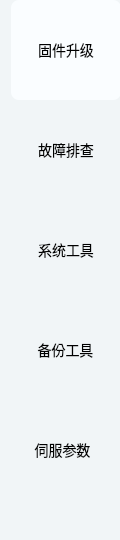
      <widget class="QWidget" name="widgetFuncSelection" native="true">
       <property name="sizePolicy">
        <sizepolicy hsizetype="Fixed" vsizetype="Preferred">
         <horstretch>0</horstretch>
         <verstretch>0</verstretch>
        </sizepolicy>
       </property>
       <property name="minimumSize">
        <size>
         <width>120</width>
         <height>0</height>
        </size>
       </property>
       <property name="maximumSize">
        <size>
         <width>120</width>
         <height>16777215</height>
        </size>
       </property>
       <property name="styleSheet">
        <string notr="true">background-color: rgb(241, 245, 247);</string>
       </property>
       <layout class="QVBoxLayout" name="verticalLayout">
        <property name="spacing">
         <number>0</number>
        </property>
        <property name="topMargin">
         <number>0</number>
        </property>
        <property name="rightMargin">
         <number>0</number>
        </property>
        <property name="bottomMargin">
         <number>0</number>
        </property>
        <item>
         <widget class="QWidget" name="widgetFirmwareUpgrade" native="true">
          <property name="sizePolicy">
           <sizepolicy hsizetype="Preferred" vsizetype="Preferred">
            <horstretch>0</horstretch>
            <verstretch>0</verstretch>
           </sizepolicy>
          </property>
          <property name="minimumSize">
           <size>
            <width>110</width>
            <height>100</height>
           </size>
          </property>
          <property name="maximumSize">
           <size>
            <width>110</width>
            <height>100</height>
           </size>
          </property>
          <property name="styleSheet">
           <string notr="true">background-color: rgb(250, 253, 255);
border-radius: 8px 8px 8px 8px;</string>
          </property>
          <layout class="QGridLayout" name="gridLayout_15">
           <item row="0" column="0">
            <layout class="QGridLayout" name="gridLayout_16">
             <property name="spacing">
              <number>0</number>
             </property>
             <item row="0" column="0" rowspan="2">
              <widget class="QToolButton" name="btnFirmwareUpgrade">
               <property name="minimumSize">
                <size>
                 <width>80</width>
                 <height>65</height>
                </size>
               </property>
               <property name="font">
                <font>
                 <family>Arial</family>
                 <pointsize>-1</pointsize>
                 <weight>43</weight>
                 <bold>false</bold>
                </font>
               </property>
               <property name="styleSheet">
                <string notr="true">font-size: 14px;
font-weight: 350;</string>
               </property>
               <property name="text">
                <string>固件升级</string>
               </property>
               <property name="icon">
                <iconset resource="resource.qrc">
                 <normaloff>:/image/images2/icon_firmwareUpgrade_normal.png</normaloff>
                 <normalon>:/image/images2/icon_firmwareUpgrade_selected.png</normalon>
                 <disabledon>:/image/images2/icon_firmwareUpgrade_normal.png</disabledon>
                 <selectedoff>:/image/images2/icon_firmwareUpgrade_normal.png</selectedoff>:/image/images2/icon_firmwareUpgrade_normal.png</iconset>
               </property>
               <property name="iconSize">
                <size>
                 <width>32</width>
                 <height>32</height>
                </size>
               </property>
               <property name="checkable">
                <bool>true</bool>
               </property>
               <property name="checked">
                <bool>true</bool>
               </property>
               <property name="toolButtonStyle">
                <enum>Qt::ToolButtonTextUnderIcon</enum>
               </property>
              </widget>
             </item>
            </layout>
           </item>
          </layout>
         </widget>
        </item>
        <item>
         <widget class="QWidget" name="widgetFirmwareCheck" native="true">
          <property name="minimumSize">
           <size>
            <width>110</width>
            <height>100</height>
           </size>
          </property>
          <property name="maximumSize">
           <size>
            <width>110</width>
            <height>100</height>
           </size>
          </property>
          <property name="styleSheet">
           <string notr="true">border:none;</string>
          </property>
          <layout class="QGridLayout" name="gridLayout_14">
           <item row="0" column="0">
            <layout class="QGridLayout" name="gridLayout_13">
             <property name="spacing">
              <number>0</number>
             </property>
             <item row="0" column="0">
              <widget class="QToolButton" name="btnFirmwareCheck">
               <property name="minimumSize">
                <size>
                 <width>80</width>
                 <height>65</height>
                </size>
               </property>
               <property name="maximumSize">
                <size>
                 <width>80</width>
                 <height>65</height>
                </size>
               </property>
               <property name="font">
                <font>
                 <family>Arial</family>
                 <pointsize>-1</pointsize>
                 <weight>43</weight>
                 <bold>false</bold>
                </font>
               </property>
               <property name="styleSheet">
                <string notr="true">font-size: 14px;
font-weight: 350;</string>
               </property>
               <property name="text">
                <string>故障排查</string>
               </property>
               <property name="icon">
                <iconset resource="resource.qrc">
                 <normaloff>:/image/images2/icon_firmwareCheck_normal.png</normaloff>
                 <normalon>:/image/images2/icon_firmwareCheck_selected.png</normalon>
                 <disabledoff>:/image/images2/icon_firmwareCheck_normal.png</disabledoff>
                 <disabledon>:/image/images2/icon_firmwareCheck_normal.png</disabledon>
                 <selectedoff>:/image/images2/icon_firmwareCheck_normal.png</selectedoff>:/image/images2/icon_firmwareCheck_normal.png</iconset>
               </property>
               <property name="iconSize">
                <size>
                 <width>32</width>
                 <height>32</height>
                </size>
               </property>
               <property name="checkable">
                <bool>true</bool>
               </property>
               <property name="toolButtonStyle">
                <enum>Qt::ToolButtonTextUnderIcon</enum>
               </property>
              </widget>
             </item>
            </layout>
           </item>
          </layout>
         </widget>
        </item>
        <item>
         <widget class="QWidget" name="widgetSystemTool" native="true">
          <property name="minimumSize">
           <size>
            <width>110</width>
            <height>100</height>
           </size>
          </property>
          <property name="maximumSize">
           <size>
            <width>110</width>
            <height>100</height>
           </size>
          </property>
          <property name="styleSheet">
           <string notr="true">border:none;</string>
          </property>
          <layout class="QGridLayout" name="gridLayout_18">
           <item row="0" column="0">
            <layout class="QGridLayout" name="gridLayout_17">
             <property name="spacing">
              <number>0</number>
             </property>
             <item row="0" column="0">
              <widget class="QToolButton" name="btnSystemTool">
               <property name="minimumSize">
                <size>
                 <width>80</width>
                 <height>65</height>
                </size>
               </property>
               <property name="maximumSize">
                <size>
                 <width>80</width>
                 <height>65</height>
                </size>
               </property>
               <property name="font">
                <font>
                 <family>Arial</family>
                 <pointsize>-1</pointsize>
                 <weight>43</weight>
                 <bold>false</bold>
                </font>
               </property>
               <property name="styleSheet">
                <string notr="true">font-size: 14px;
font-weight: 350;</string>
               </property>
               <property name="text">
                <string>系统工具</string>
               </property>
               <property name="icon">
                <iconset resource="resource.qrc">
                 <normaloff>:/image/images2/icon_system_normal.png</normaloff>
                 <normalon>:/image/images2/icon_system_selected.png</normalon>:/image/images2/icon_system_normal.png</iconset>
               </property>
               <property name="iconSize">
                <size>
                 <width>32</width>
                 <height>32</height>
                </size>
               </property>
               <property name="checkable">
                <bool>true</bool>
               </property>
               <property name="toolButtonStyle">
                <enum>Qt::ToolButtonTextUnderIcon</enum>
               </property>
              </widget>
             </item>
            </layout>
           </item>
          </layout>
         </widget>
        </item>
        <item>
         <widget class="QWidget" name="widgetBackup" native="true">
          <property name="minimumSize">
           <size>
            <width>110</width>
            <height>100</height>
           </size>
          </property>
          <property name="maximumSize">
           <size>
            <width>110</width>
            <height>100</height>
           </size>
          </property>
          <property name="styleSheet">
           <string notr="true">border:none;</string>
          </property>
          <layout class="QGridLayout" name="gridLayout_21">
           <item row="0" column="0">
            <layout class="QGridLayout" name="gridLayout_19">
             <property name="spacing">
              <number>0</number>
             </property>
             <item row="0" column="0">
              <widget class="QToolButton" name="btnBackup">
               <property name="minimumSize">
                <size>
                 <width>85</width>
                 <height>60</height>
                </size>
               </property>
               <property name="maximumSize">
                <size>
                 <width>85</width>
                 <height>60</height>
                </size>
               </property>
               <property name="font">
                <font>
                 <family>Arial</family>
                 <pointsize>-1</pointsize>
                 <weight>43</weight>
                 <bold>false</bold>
                </font>
               </property>
               <property name="styleSheet">
                <string notr="true">font-size: 14px;
font-weight: 350;</string>
               </property>
               <property name="text">
                <string>备份工具</string>
               </property>
               <property name="icon">
                <iconset resource="resource.qrc">
                 <normaloff>:/image/images2/icon_backup_normal.png</normaloff>
                 <normalon>:/image/images2/icon_backup_selected.png</normalon>
                 <disabledoff>:/image/images2/icon_backup_normal.png</disabledoff>
                 <disabledon>:/image/images2/icon_backup_normal.png</disabledon>
                 <selectedoff>:/image/images2/icon_backup_normal.png</selectedoff>:/image/images2/icon_backup_normal.png</iconset>
               </property>
               <property name="iconSize">
                <size>
                 <width>32</width>
                 <height>32</height>
                </size>
               </property>
               <property name="checkable">
                <bool>true</bool>
               </property>
               <property name="toolButtonStyle">
                <enum>Qt::ToolButtonTextUnderIcon</enum>
               </property>
              </widget>
             </item>
            </layout>
           </item>
          </layout>
         </widget>
        </item>
        <item>
         <widget class="QWidget" name="widgetServoParams" native="true">
          <property name="minimumSize">
           <size>
            <width>110</width>
            <height>100</height>
           </size>
          </property>
          <property name="maximumSize">
           <size>
            <width>110</width>
            <height>100</height>
           </size>
          </property>
          <property name="styleSheet">
           <string notr="true">border:none;</string>
          </property>
          <layout class="QGridLayout" name="gridLayout_42">
           <item row="0" column="0">
            <layout class="QGridLayout" name="gridLayout_41">
             <property name="spacing">
              <number>0</number>
             </property>
             <item row="0" column="0" colspan="2">
              <widget class="QToolButton" name="btnServoParams">
               <property name="minimumSize">
                <size>
                 <width>85</width>
                 <height>60</height>
                </size>
               </property>
               <property name="maximumSize">
                <size>
                 <width>85</width>
                 <height>60</height>
                </size>
               </property>
               <property name="font">
                <font>
                 <family>Arial</family>
                 <pointsize>-1</pointsize>
                 <weight>43</weight>
                 <bold>false</bold>
                </font>
               </property>
               <property name="styleSheet">
                <string notr="true">font-size: 14px;
font-weight: 350;</string>
               </property>
               <property name="text">
                <string>伺服参数</string>
               </property>
               <property name="icon">
                <iconset resource="resource.qrc">
                 <normaloff>:/image/images2/icon_servoParam_normal.png</normaloff>
                 <normalon>:/image/images2/icon_servoParam_selected.png</normalon>:/image/images2/icon_servoParam_normal.png</iconset>
               </property>
               <property name="iconSize">
                <size>
                 <width>32</width>
                 <height>32</height>
                </size>
               </property>
               <property name="checkable">
                <bool>true</bool>
               </property>
               <property name="toolButtonStyle">
                <enum>Qt::ToolButtonTextUnderIcon</enum>
               </property>
              </widget>
             </item>
            </layout>
           </item>
          </layout>
         </widget>
        </item>
        <item>
         <spacer name="verticalSpacer">
          <property name="orientation">
           <enum>Qt::Vertical</enum>
          </property>
          <property name="sizeHint" stdset="0">
           <size>
            <width>20</width>
            <height>40</height>
           </size>
          </property>
         </spacer>
        </item>
       </layout>
      </widget>
